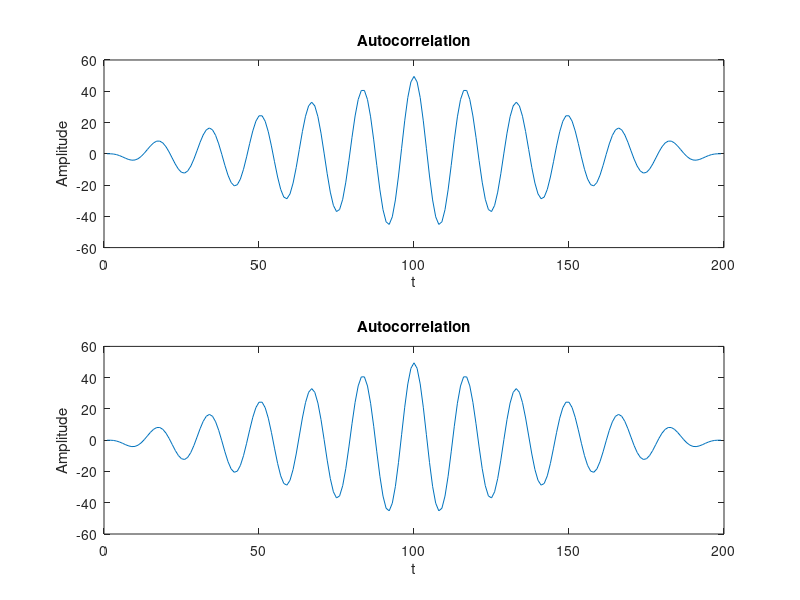

MATLAB code to generate this figure:
%AUTOCORELATION
clc
close all
clear all
t=linspace(0,1,100)
f=6
x=sin(2*pi*f*t)
y1=xcorr(x)
subplot(2,1,1)
plot(y1)
xlabel('t'),ylabel('Amplitude')
title('Autocorrelation')
x=sin(2*pi*f*t)
y2=conv(x,fliplr(x))
subplot(2,1,2)
plot(y2)
xlabel('t'),ylabel('Amplitude')
title('Autocorrelation')
